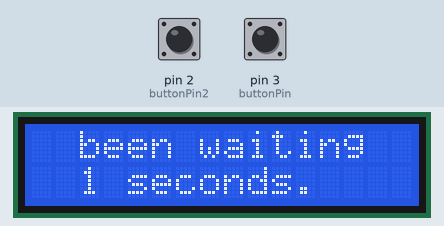
A sketch run on a simulated Arduino Uno, built with avr-gcc and run on an emulated ATmega328P. Shown: 16×2 character LCD. The test bench sets the inputs (shaded band); at power-on: pin 2 (buttonPin2) LOW, pin 3 (buttonPin) LOW.

Above: at 1.2 s.
1.3 s: pin 2 (buttonPin2) pulled HIGH for 0.15 s
At 2.1 s:
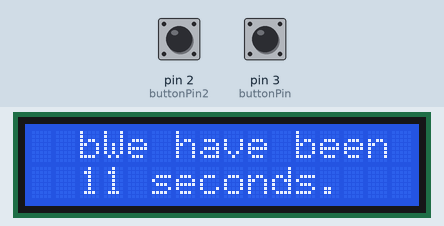
4.4 s: pin 3 (buttonPin) pulled HIGH for 0.15 s
At 5.8 s:
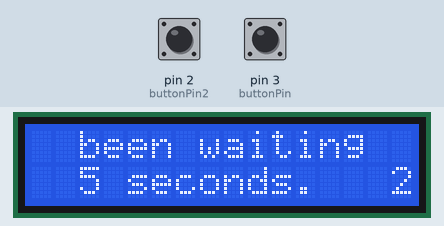
7.5 s: pin 2 (buttonPin2) pulled HIGH for 1 s
At 8.3 s:
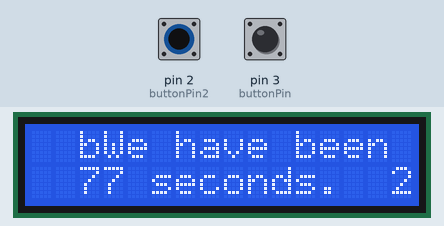
11.5 s: pin 3 (buttonPin) pulled HIGH for 1 s
At 12.3 s:
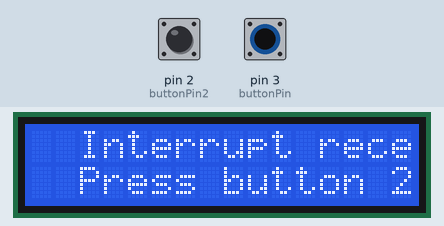
14.0 s: pin 3 (buttonPin) pulled HIGH for 3.2 s
18.7 s: pin 3 (buttonPin) driven HIGH
Timing chart, 0 to 21.7 s (numbered marks = the images above; inputs shaded):
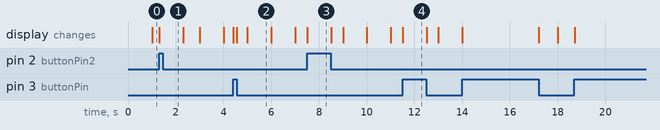

Measured:
- after the input at 1.3 s, the display: changes at once (image 1)
- after the input at 4.4 s, the display: first changes at once (image 2 shows a later state)
- after the input at 7.5 s, the display: changes at once (image 3)
- after the input at 11.5 s, the display: changes at once (image 4)
- what the display in image 2 shows lasts 1.0 s, from 5.0 s to 6.0 s

The sketch:

zpatel20_lab7.ino
```cpp
//Zalak Patel
// Cs362 lab 7

#include <LiquidCrystal.h>

//for LCD wiring
LiquidCrystal lcd(12, 11, 7, 6, 5, 4);

//button initialization
const int buttonPin = 3;
const int buttonPin2 = 2;

//reading if the buttom in pressed
int previousReading = LOW;
int previousReading2 = LOW;

//time integer
unsigned long time;

void setup()
{
  lcd.begin(16, 2);
  pinMode(buttonPin, INPUT);
  pinMode(buttonPin2, INPUT);
}

void loop()
{
  int reading = digitalRead(buttonPin);
  int reading2 = digitalRead(buttonPin2);


    //set time to the amount of seconds since program started
    time = millis()/1000;
      //when program is started and no button is pressed seconds printed
      if (previousReading == LOW)
      {
            lcd.setCursor(2,0);
            lcd.println("been waiting");
            //prints time since program started
            lcd.setCursor(2,1);
            lcd.print(time);
            lcd.println(" seconds.");

      }

      //when button 1 is pressed instruction to press 2 second button
      if (previousReading == LOW && reading == HIGH)
      {
        do{
          lcd.setCursor(2,0);
        lcd.println("Interrupt received! ");
        lcd.setCursor(2,1);
        lcd.println("Press button 2 to continue");
        } while (reading == LOW);
      }

      //when button 2 is pressed instruction to restart
      if (previousReading2 == LOW && reading2 == HIGH)
      {
        lcd.setCursor(3,0);
        lcd.println("We have been waiting for ");
        //prints time since program started
        lcd.setCursor(3,1);
        lcd.print(time);
        lcd.println(" seconds.");
        delay(1000);
      }
    //previousReading = reading;
 // } while(reading2 == HIGH);

}
```
